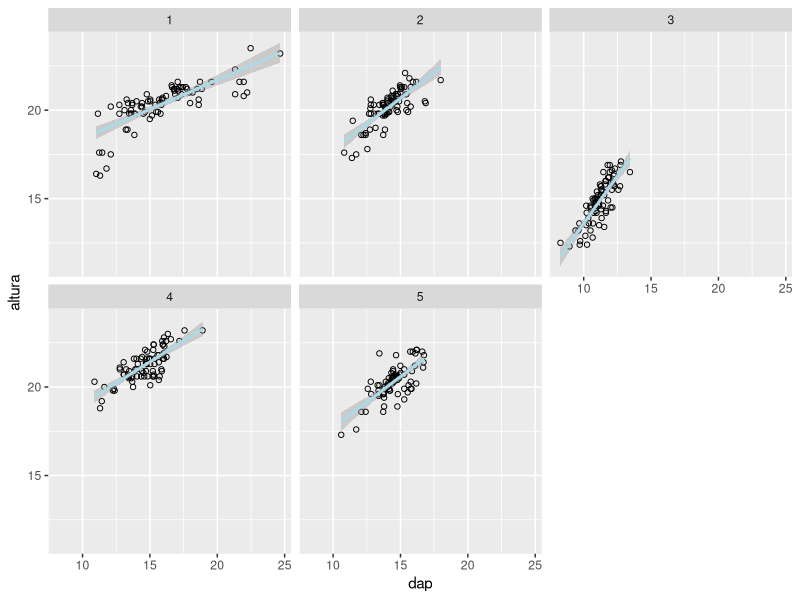
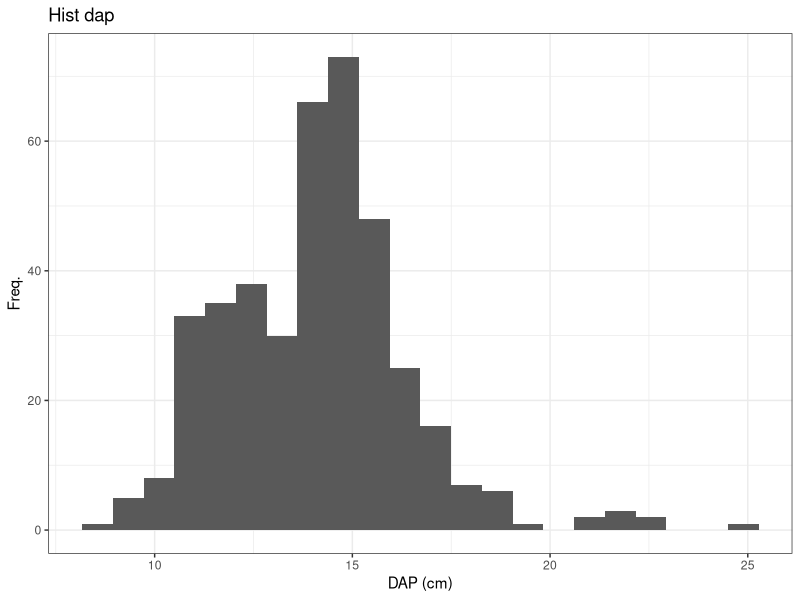
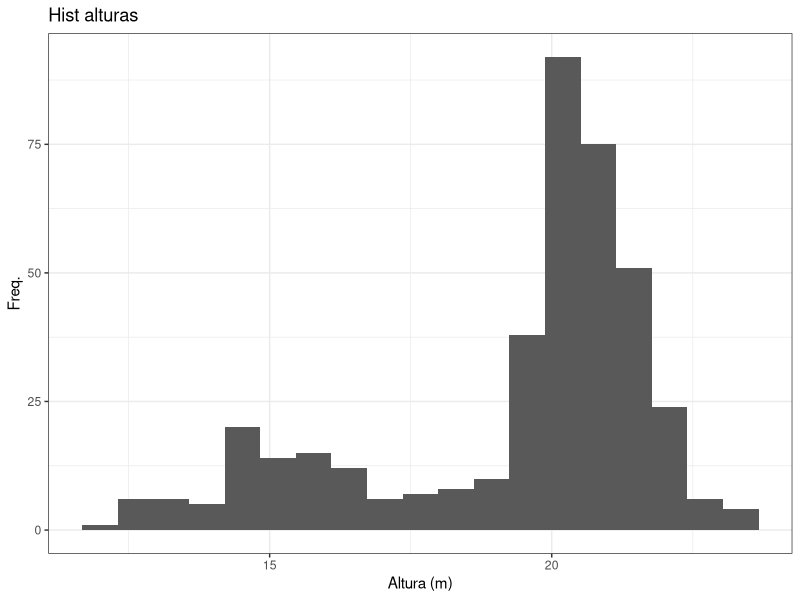
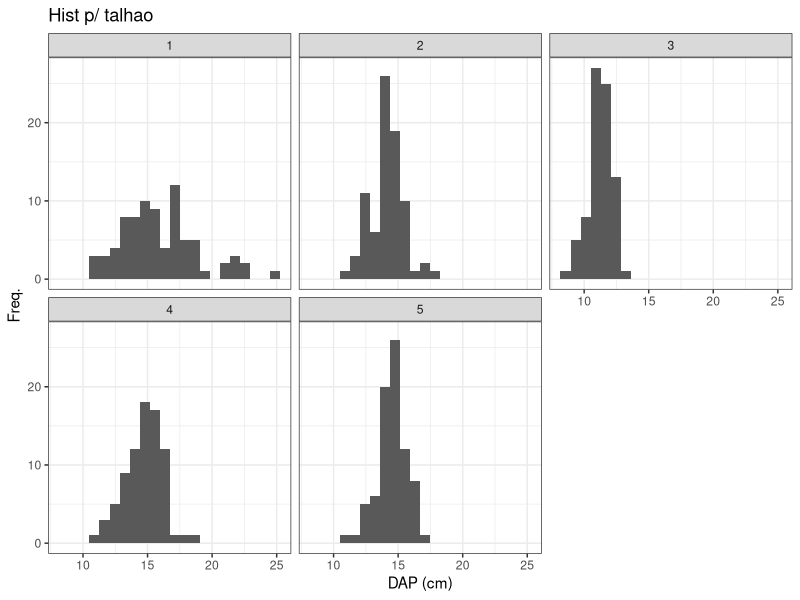
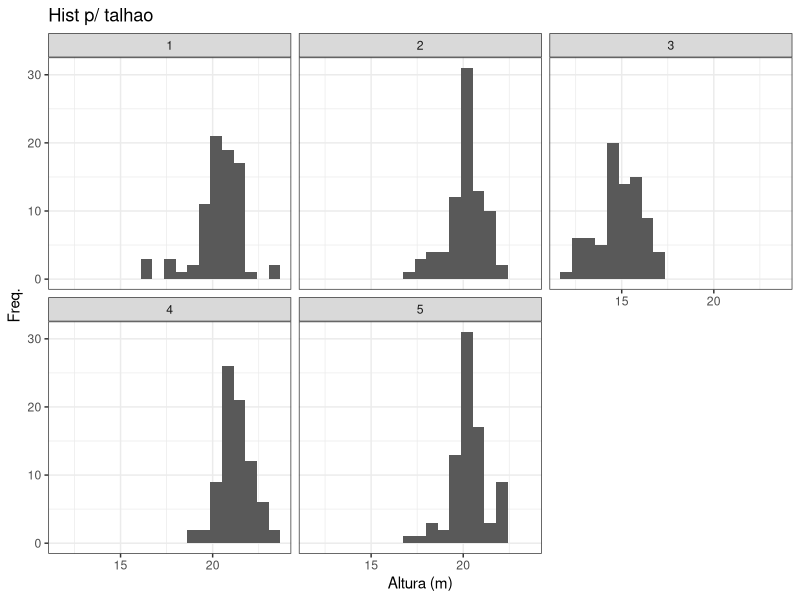
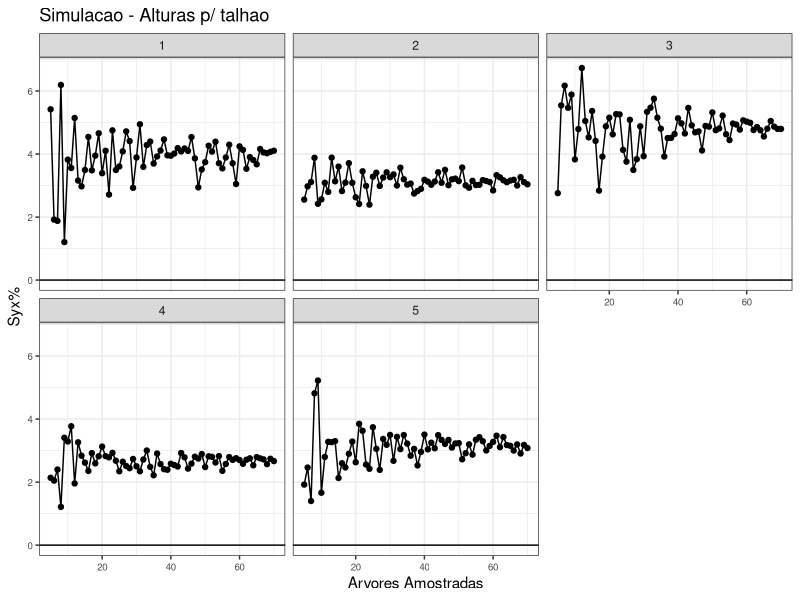

R code for these plots, in order:
#### PACOTES ####
library(ggplot2)
library(dplyr)

#### SEED ####
set.seed(123)

## carregar dados
setwd(dirname(rstudioapi::getSourceEditorContext()$path))
dados<-read.csv('teste.csv')

#### PLOTAR DADOS ####

ggplot(dados,aes(x=dap,y=altura)) +
  geom_point(shape = 21, fill = NA, color = "black") + 
  geom_smooth(method='lm',col='lightblue') + facet_wrap(~id)
  theme_bw()

# histogramas
ggplot(dados, aes(x = dap)) +
  geom_histogram(binwidth = 2 * IQR(dados$dap) / length(dados$dap)^(1/3)) +
  labs(title = "Hist dap",
       x = "DAP (cm)",
       y = "Freq.") +
  theme_bw()

ggplot(dados, aes(x = altura)) +
  geom_histogram(binwidth=2 * IQR(dados$altura) / length(dados$altura)^(1/3)) +
  labs(title = "Hist alturas",
       x = "Altura (m)",
       y = "Freq.") +
  theme_bw()

ggplot(dados, aes(x = dap)) +
  geom_histogram(binwidth = 2 * IQR(dados$dap) / length(dados$dap)^(1/3)) +
  labs(title = "Hist p/ talhao",
       x = "DAP (cm)",
       y = "Freq.") + facet_wrap(~id) +
  theme_bw()

ggplot(dados, aes(x = altura)) +
  geom_histogram(binwidth=2 * IQR(dados$altura) / length(dados$altura)^(1/3)) +
  labs(title = "Hist p/ talhao",
       x = "Altura (m)",
       y = "Freq.") + facet_wrap(~id) +
  theme_bw()


#### 1A FUNCAO: SIMULAR DADOS COM BASE EMPIRICA ####
# 'amostras' serao coletadas com base no valor estipulado de amostragem
# ex: sampled_dados ira receber desde o primeiro valor ate o numero especificado
#  pela amostragem essa funcao vai ser a base de nossa simulacao
sample_dados <- function(sample_size, dados) {
  sampled_dados <- dados[sample(1:nrow(dados), 
                                   sample_size, replace = FALSE), ]
  return(sampled_dados)
}

#### 2A FUNCAO: OBTER METRICAS DE DADOS ####
# finalmente, essa fun vai utilizar da ultima 'sample_dados' para puxar diferentes 
# combinacoes de amostras com base na quantidade de simulacoesrecebidas pela 
# variavel de controle e extrair o valor do erro em uma regressao linear
simulacao_amostra <- function(sample_size, n_simulations, dados) {
 error <- numeric(n_simulations)
  for (i in 1:n_simulations) {
    dados <- sample_dados(sample_size, dados)
    model <- lm(altura ~ dap, data = dados)
    error[i] <- ((summary(model)$sigma) / mean(dados$altura)) * 100
  }
  return(error)
}


sample_sizes <- seq(5 , 70, 1)  # nossas amostras vao de 5 ate 50 com passo 1
n_simulations <- 10 #simularemos 20 vezes


results_id <-data.frame() #cria um df vazio que ira receber os resultados

# para cada quantidade de amostras simuladas (5, 6, ..., 50)
for (sample_size in sample_sizes) {
  # para cada id diferente (ex: cada talhao)
  for (id in unique(dados$id)) {  
    current_dados <- dados[dados$id == id, ]
    error <- simulacao_amostra(sample_size, n_simulations, current_dados)
    results_id <- rbind(results_id, 
                     data.frame(talhao = id, 
                                SampleSize = sample_size, 
                                Error = error))
  }
}

## sumarizar resultados obtidos em um df
summary_results_id <- results_id %>%
  group_by(talhao,SampleSize) %>%
  summarize(MeanError = mean(Error), SD = sd(Error))


#### RESULTADOS ####

# verificar valores de estabilizacao do erro, permitindo alocar um numero
# minimo de arvores amostradas por talhao, garantindo uma maior base
# na hora de mensuracao
  p<-ggplot(summary_results_id, aes(x = SampleSize, y = MeanError)) +
  geom_line() +
  geom_point() + geom_hline(yintercept = 0) +
  geom_errorbar(aes(ymin = MeanError - SD, ymax = MeanError + SD), width = 0.1) +
  labs(title = "Simulacao - Alturas p/ talhao",
       x = "Arvores Amostradas",
       y = "Syx%") +
  theme_bw() + theme(axis.text=element_text(size=7))

  p + facet_wrap(~talhao)  
  
